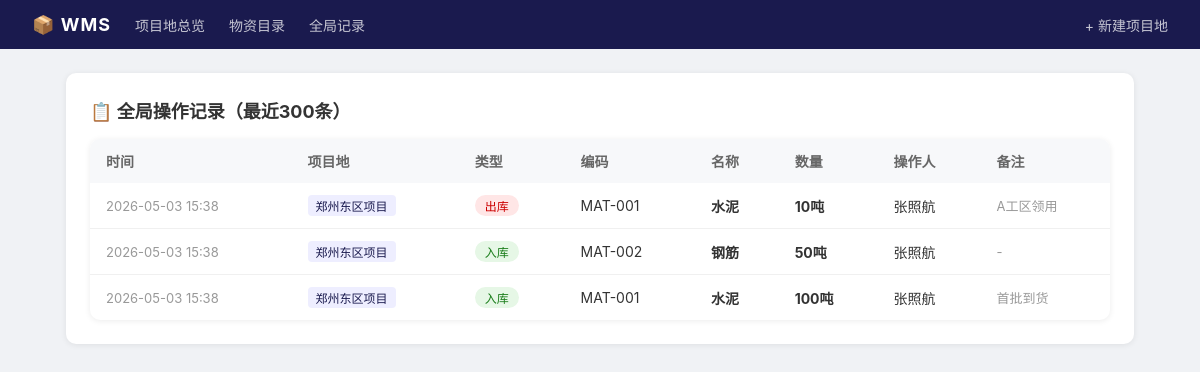
Page /records on the committed database.
### tables this page shows
CREATE TABLE transactions (
            id INTEGER PRIMARY KEY AUTOINCREMENT,
            site_id INTEGER NOT NULL,
            material_id INTEGER NOT NULL,
            type TEXT NOT NULL,
            quantity INTEGER NOT NULL,
            operator TEXT DEFAULT '',
            note TEXT DEFAULT '',
            time TEXT NOT NULL,
            FOREIGN KEY (site_id) REFERENCES sites(id) ON DELETE CASCADE,
            FOREIGN KEY (material_id) REFERENCES materials(id) ON DELETE CASCADE
        );

CREATE TABLE sites (
            id INTEGER PRIMARY KEY AUTOINCREMENT,
            name TEXT UNIQUE NOT NULL,
            location TEXT DEFAULT '',
            contact TEXT DEFAULT '',
            created TEXT NOT NULL
        );

CREATE TABLE materials (
            id INTEGER PRIMARY KEY AUTOINCREMENT,
            code TEXT UNIQUE NOT NULL,
            name TEXT NOT NULL,
            spec TEXT DEFAULT '',
            unit TEXT DEFAULT '个'
        );

### app.py (the view)
@app.route("/records")
def all_records():
    conn = get_db()
    records = conn.execute("""
        SELECT t.*, m.code, m.name, m.unit, s.name AS site_name
        FROM transactions t
        JOIN materials m ON m.id = t.material_id
        JOIN sites s ON s.id = t.site_id
        ORDER BY t.id DESC LIMIT 300
    """).fetchall()
    conn.close()
    return render_template("all_records.html", records=records)

### app.py (called while the page is built)
def get_db():
    conn = sqlite3.connect(DB_PATH)
    conn.row_factory = sqlite3.Row
    conn.execute("PRAGMA foreign_keys = ON")
    return conn

### templates/all_records.html (shortened to what this page needs)
{% extends "base.html" %}
{% block content %}
<div class="card">
    <h2>📋 全局操作记录（最近300条）</h2>
    {% if records %}
    <table>
        <tr>
            <th>时间</th><th>项目地</th><th>类型</th><th>编码</th><th>名称</th><th>数量</th><th>操作人</th><th>备注</th>
        </tr>
        {% for r in records %}
        <tr>
            <td style="color:#999;font-size:13px">{{ r.time }}</td>
            <td><span class="tag">{{ r.site_name }}</span></td>
            <td><span class="badge {{ 'badge-in' if r.type=='入库' else 'badge-out' }}">{{ r.type }}</span></td>
            <td>{{ r.code }}</td>
            <td><strong>{{ r.name }}</strong></td>
            <td style="font-weight:700">{{ r.quantity }}{{ r.unit }}</td>
            <td>{{ r.operator or '-' }}</td>
            <td style="color:#999;font-size:13px">{{ r.note or '-' }}</td>
        </tr>
        {% endfor %}
    </table>
    {% else %}
    <div class="empty">暂无操作记录</div>
    {% endif %}
</div>
{% endblock %}

### templates/base.html (style rules this page uses)
* { margin: 0; padding: 0; box-sizing: border-box; }
body { font-family: -apple-system, 'Microsoft YaHei', sans-serif; background: #f0f2f5; color: #333; }
table { width: 100%; border-collapse: collapse; background: #fff; border-radius: 10px; overflow: hidden; box-shadow: 0 1px 6px rgba(0,0,0,.08); }
th, td { padding: 12px 16px; text-align: left; font-size: 14px; }
th { background: #f7f8fa; color: #666; font-weight: 600; }
tr:not(:last-child) td { border-bottom: 1px solid #f0f0f0; }
.card { background: #fff; border-radius: 10px; padding: 24px; box-shadow: 0 1px 6px rgba(0,0,0,.08); }
.card h2 { font-size: 18px; margin-bottom: 16px; }
.badge { display: inline-block; padding: 2px 10px; border-radius: 12px; font-size: 12px; }
.badge-in { background: #e6f7e6; color: #1a7d1a; }
.badge-out { background: #ffe6e6; color: #cc0000; }
.tag { display: inline-block; background: #eef; color: #1a1a4e; padding: 2px 8px; border-radius: 4px; font-size: 12px; }

### rows in the picture
transactions: time "2026-05-03 15:38", site_name "郑州东区项目", type "出库", code "MAT-001", name "水泥", quantity "10", unit "吨", operator "张照航", note "A工区领用"
transactions: time "2026-05-03 15:38", site_name "郑州东区项目", type "入库", code "MAT-002", name "钢筋", quantity "50", unit "吨", operator "张照航", note "-"
transactions: time "2026-05-03 15:38", site_name "郑州东区项目", type "入库", code "MAT-001", name "水泥", quantity "100", unit "吨", operator "张照航", note "首批到货"
